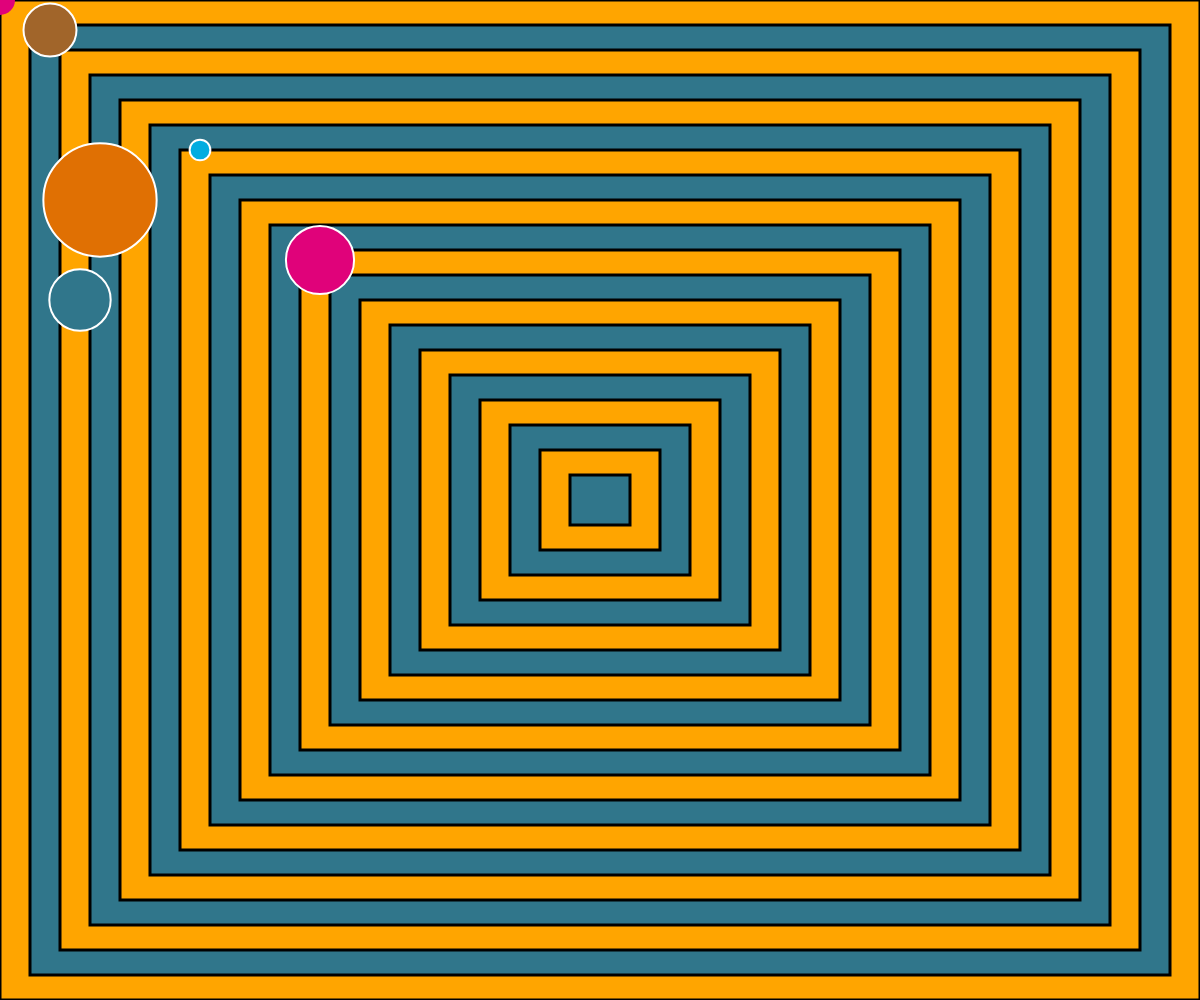
Frame 1 (no input)
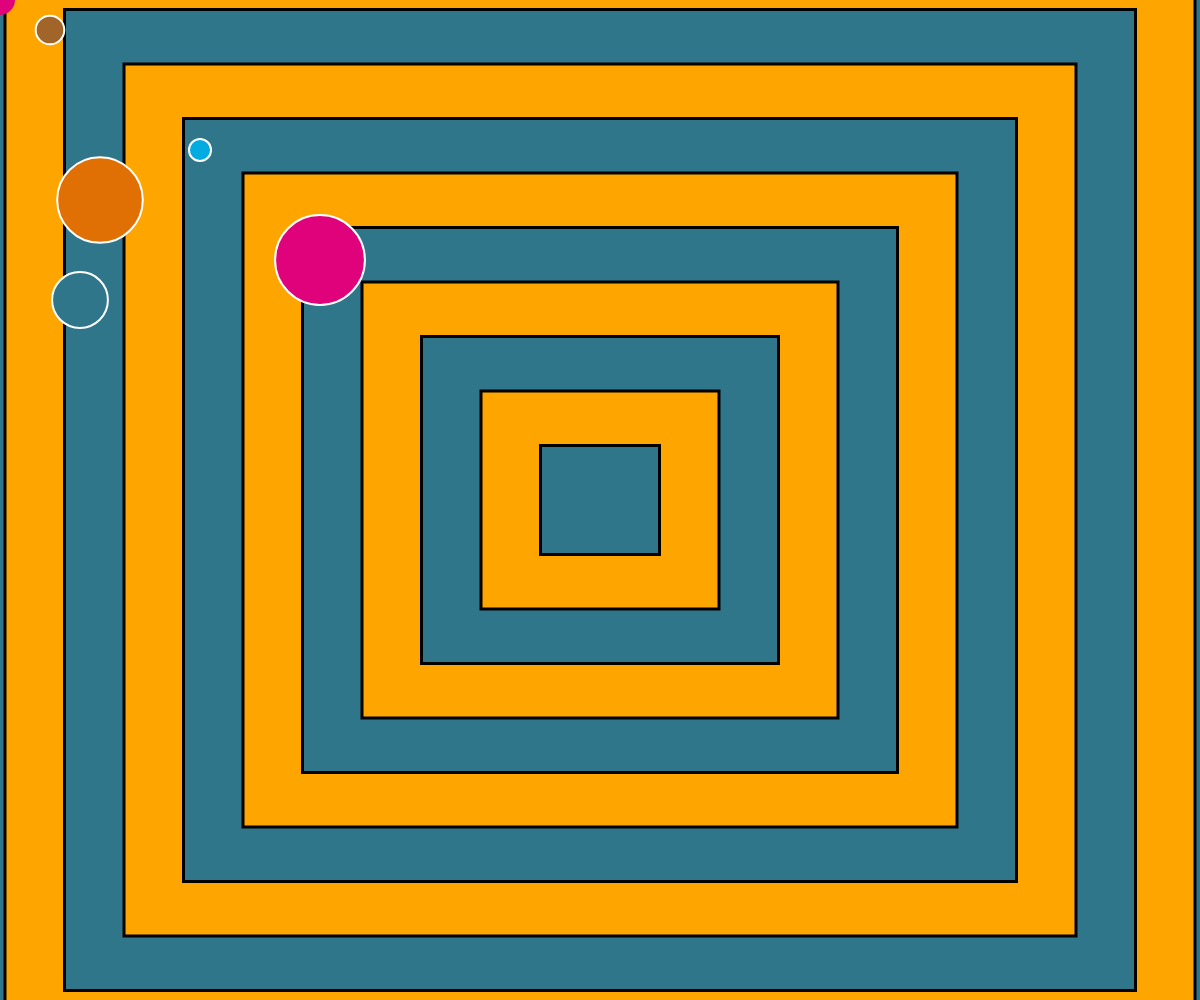
Frame 60 (no input)
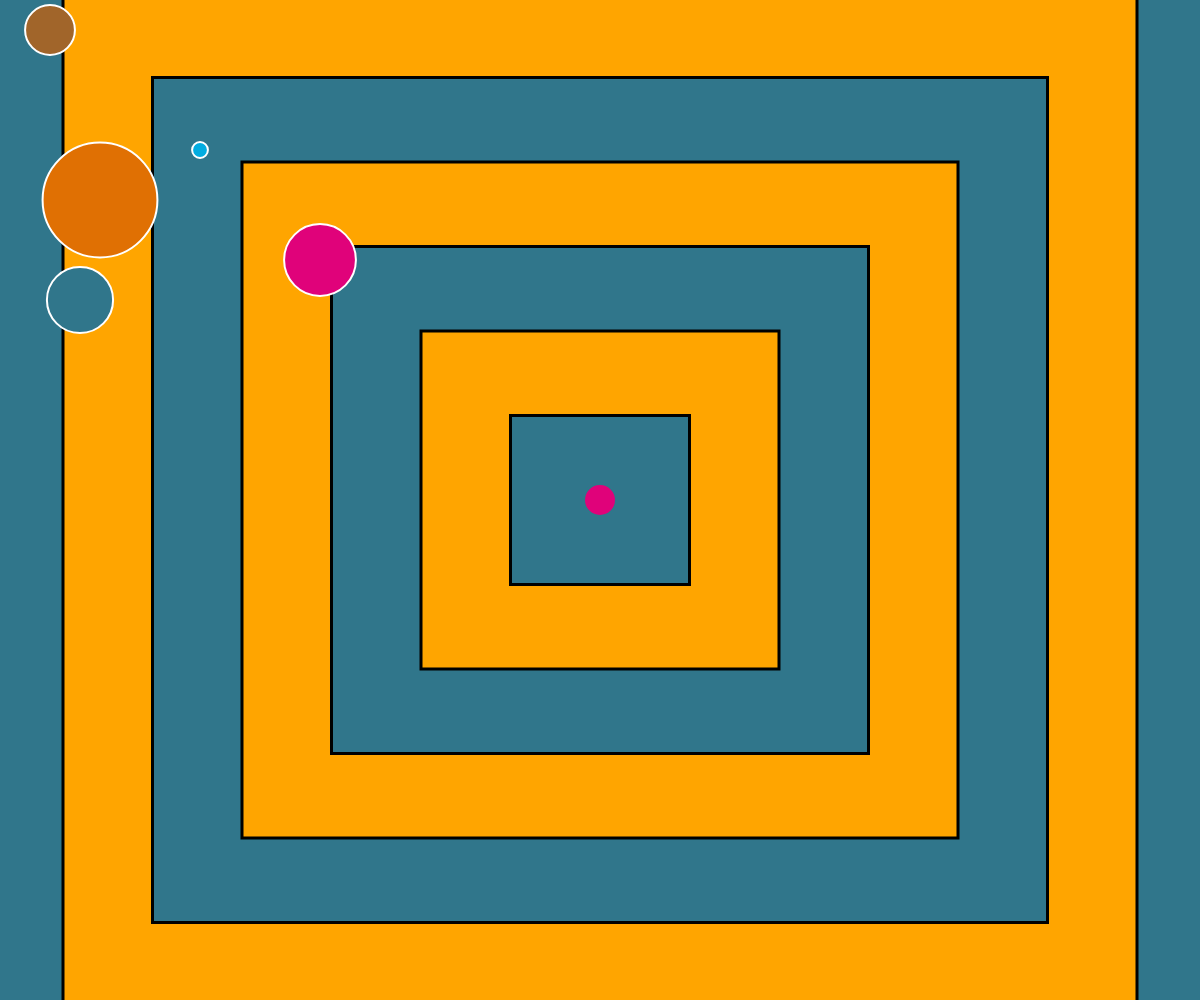
Frame 120 (the mouse pressed at the canvas centre since frame 60)

The p5.js sketch that drew these frames (run headless with seeded random() and noise() and a simulated clock; from frame 60 on, the mouse is pressed at the canvas centre):

// p5.js sketch
// ── sketch.js
// Coding Art Fundamentals - Week 3: Arrays and Loops
// Redo of the class examples + my own additions

// ---------- ARRAYS (from 2_IntroToArrays) ----------
// Parallel arrays: the same index in each array = one circle
// NEW: added a 5th circle to every array
let posX = [200, 50, 100, 80, 320];
let posY = [150, 30, 200, 300, 260];
let d = [20, 40, 100, 60, 80];
let myColor = ['#02ACE0', '#A1652A', '#E07003', '#30768B', '#E0027A'];

// ---------- LOOP RECTANGLES (from 5-LoopsIntro-Rect2) ----------
let sizeW, sizeH, numShapes;
let x, y;

function setup() {
  // Create a canvas that fills the entire browser window
  createCanvas(windowWidth, windowHeight);
  rectMode(CENTER);

  numShapes = 20;
  sizeW = width / numShapes;
  sizeH = height / numShapes;
  x = width / 2;
  y = height / 2;
}

function draw() {
  background(0);

  // Growing rectangles: draw from biggest to smallest so they stack
  for (let i = numShapes; i > 0; i--) {
    // NEW: alternate between two colors instead of only orange
    if (i % 2 == 0) {
      fill('orange');
    } else {
      fill('#30768B');
    }
    stroke(0);
    strokeWeight(3);
    rect(x, y, sizeW * i, sizeH * i);
  }

  // Grow every frame
  sizeW++;
  sizeH++;

  // Reset once they pass the edge of the canvas
  if (sizeW > width || sizeH > height) {
    sizeW = 0;
    sizeH = 0;
  }

  // Circles from the arrays - one loop instead of writing each circle by hand
  for (let i = 0; i < posX.length; i++) {
    // NEW: each circle pulses with sin() (from Week 1)
    let pulse = sin(frameCount * 0.05 + i) * 15;

    stroke('white');
    strokeWeight(2);
    fill(myColor[i]);
    circle(posX[i], posY[i], d[i] + pulse);
  }

  // NEW: a circle that follows the mouse, using the last color in the array
  noStroke();
  fill(myColor[myColor.length - 1]);
  circle(mouseX, mouseY, 30);
}

// Keep the canvas full-screen if the window is resized
function windowResized() {
  resizeCanvas(windowWidth, windowHeight);
  x = width / 2;
  y = height / 2;
}
